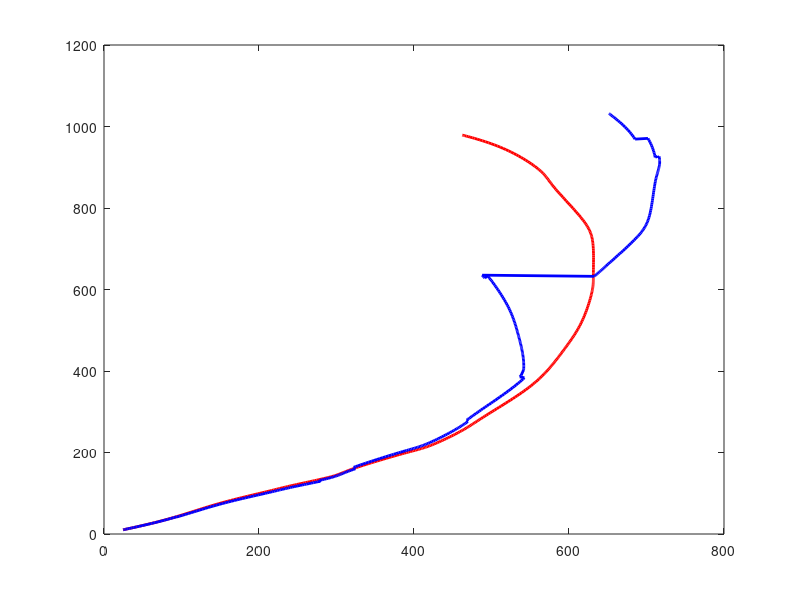

The MATLAB script that drew this image: (Note: this script raises an error after producing the figure.)
% A script to display the results of the last execution of MagnetLoc.
% MagnetLoc stores its results in 'log.txt' and the meaningful input data
% in inputLog.mat (among which robot parameters and noise variances).
% Graphs displayed:
% Figure 1: 
%   - The path calculated by odometry only (red).
%   - The path estimated by the Kalman filter (blue).
%   - The real path (green).
%   - The locations of the magnets which have been detected (black dots).
%   - The estimated locations of the detected line in absolute frame
%       using the measurement (that's variable oMeasMagnet in the program).
% Figure 2: 
%   - Speed and rotation speed, as estimated using the encoders.
% Figure 3: 
%   - Estimated error standard deviations (extracted directly from
%       the diagonal of P, hence in absolute frame.
% Figure 4: 
%   - Estimated error standard deviations in robot frame.
% Figure 5: 
%   - Mahalanobis distances calculated with the line closest to 
%       the measurement point (candidate line) in blue.
%   - Mahalanobis distances calculated with the four nearest neighbor 
%       lines of candidate line (2 with the same orientatin and 2 with a different orientation )in red.
%   - Mahalanobis distance threshold used in the program (black line).
% Figure 6: 
%   - Estimated x, y, theta as functions of time.
% Figure 7:
%   - Number of sensor on a line at each time instant.
% Figure 8:
%   - Raw sensor measurements as a function of the curvilinear abscissa
%       (distance traveled by point M). The vertical axis represents the
%       state of each sensor. A vertical line indicates a closed 
%       sensor (a sensor which detects a line).
%   - You may comment out this graph when you don't need it anymore 
%       (when you're done estimating the measurement noise).


% Load the inputs to the problem (robot charateristics + tuning +
% speed and rotation speed + measurements. They have been saved by
% MagnetLoc in inputLog.mat.

if ~exist('inputLog.mat','file')
    disp('File inputLog.mat not found. Did you run MagnetLoc first?');
    return
end
if ~exist('log.txt','file')
    disp('File log.txt not found. Did you run MagnetLoc first?');
    return
end

load inputLog ...
     nbSensors samplingPeriod xSpacing ySpacing  ...
     sensorState Qgamma mahaThreshold

 
% Load the results calculated by MagnetLoc, logged in log.txt.
fid = fopen('log.txt','r');
firstline = fgetl(fid) ;
numvars = numel(strread(firstline,'%s')); % #ok<DSTRRD>
fgetl(fid); %<-- Skip the second line
data = textscan(fid,repmat('%f',1,numvars)); % #ok<NASGU>
% The "unused variable" warning has been suppressed: variable "data" is
% used in the "eval" instruction, but code analyzer does not see it.

% Next instruction sets all variables whose name are on the first line
% of the file, here calcPhase, t, x, y, theta, P11...P33, U1, U2, Y1, Y2.
eval(['[' strrep(firstline,' ',',') '] = deal(data{:});']) ;
fclose(fid);

% Prepare vectors and matrices
nbRes = length(t) ;
nbPeriods = sum(calcPhase==1) ;
U    = zeros(2,nbPeriods) ;
Xodo = zeros(3,nbPeriods+1) ;

% Reconstruct the inputs. Suppress lines that are non prediction, since 
% their values have been set to zero conventionally in the logs.
% Keeping those would be impractical when displaying velocities.
U(1,:) = U1(find(calcPhase==1)) ;
U(2,:) = U2(find(calcPhase==1)) ;
tOdo = t(find(calcPhase==1));

% Calculate the measured positions of the magnets in the absolute frame
% and the magnets closest to these measured positions for display. 
% Do this only when calcPhase = 2 (measurement).
nbMeasurementPhases = sum(calcPhase==2) ;
estLinePos   = zeros(2,nbMeasurementPhases) ;
exactLinePos = zeros(2,nbMeasurementPhases) ;
j = 0 ;
for i = 1 : nbRes 
    if calcPhase(i) == 2
        j = j+1 ;
        oTm = [ cos(theta(i)) , -sin(theta(i)) , x(i) ;
                sin(theta(i)) ,  cos(theta(i)) , y(i) ;
                      0       ,        0       ,  1   ] ;
        oEstimatedMagnet = oTm * [ y1(i) ; y2(i) ; 1 ] ;
        
        oEstimatedSensorNormalized=oEstimatedMagnet./[xSpacing;ySpacing;1];
        oEstimatedSensorNormalized=mod(oEstimatedSensorNormalized,[1,1,1]);
        if oEstimatedSensorNormalized(1)>0.5
            oEstimatedSensorNormalized(1)=1-oEstimatedSensorNormalized(1);
        end
        if oEstimatedSensorNormalized(2) >0.5
            oEstimatedSensorNormalized(2)=1-oEstimatedSensorNormalized(2);
        end
            
         if oEstimatedSensorNormalized(1)<oEstimatedSensorNormalized(2) %une verticale est plus proche qu'une horizontale 
            oExactMagnetPos  = round( oEstimatedMagnet ./ [xSpacing ; 1 ; 1] ) .* [xSpacing ; 1 ; 1] ;
         else 
            oExactMagnetPos  = round( oEstimatedMagnet ./ [1 ; ySpacing ; 1] ) .* [1 ; ySpacing ; 1] ;
         end
         
            
        estLinePos(:,j)   = oEstimatedMagnet(1:2) ;
        exactLinePos(:,j) = oExactMagnetPos(1:2)  ;
    end
end

% Compute odometry only estimated path
Xodo(:,1) = [x(1) ; y(1) ; theta(1)] ;
for i = 1 : nbPeriods
    Xodo(:,i+1) = Xodo(:,i) + ...
        [ U(1,i)*cos(Xodo(3,i)) ;
          U(1,i)*sin(Xodo(3,i)) ;
          U(2,i) ] ;
end
travDistance = zeros(1,nbPeriods) ;
for i = 2 : nbPeriods
    travDistance(i) = travDistance(i-1) + U(1,i) ;
end

% Plot robot path, Kalman fiter estimation and odometry only estimation

figure; 
plot( Xodo(1,:), Xodo(2,:) , 'r' , 'LineWidth', 2 ) ;
hold on ;
plot( x,y , 'b' , 'LineWidth', 2 ) ;
hold on ;
plot( xreal,yreal , 'k' , 'LineWidth', 1 ) ;
zoom on ; grid on; axis('equal');
title('Real path (black), estimated path EKF (blue) and odometry (red)');
xlabel('x (mm)');
ylabel('y (mm)');

% On top of the path, indicate estimated and real magnet positions.

hold on;
plot( estLinePos(1,:), estLinePos(2,:) , 'gx' ) ;
hold on;
plot( exactLinePos(1,:), exactLinePos(2,:) , 'kx' ) ;
hold on
for i = 1 : length(exactLinePos(1,:))
    if mod(exactLinePos(1,i),xSpacing)==0
        plot( ones(1,1000)*exactLinePos(1,i),linspace(0,1000,1000) , 'k--' , 'LineWidth', 0.3 );
    else
        plot(linspace(0,1000,1000),ones(1,1000)*exactLinePos(2,i) , 'k--' , 'LineWidth', 0.3 );
    end
end

% Plot odometry-estimated speed and rotation speed

figure; 
subplot(2,1,1);
plot( tOdo,U(1,:)/samplingPeriod , 'LineWidth',2 );
xlabel('t (s)');
ylabel('v (mm/s)');
title('Odometry-estimated speed');
zoom on ; grid on;
subplot(2,1,2);
plot( tOdo,U(2,:)*180/pi/samplingPeriod , 'LineWidth',2 );
xlabel('t (s)')
ylabel('w (deg/s)' , 'LineWidth',2 );
title('Odometry-estimated rotation speed');
zoom on ; grid on;


% Plot estimated variances in absolute reference frame

sigx     = sqrt(P11) ;
sigy     = sqrt(P22) ;
sigtheta = sqrt(P33) ;
tRes = t( find(calcPhase==3) ) ;
figure;
subplot(3,1,1);
maximum = max(sigx) ;
for k=1:numel(tRes) 
    line([tRes(k) tRes(k)],[0 maximum],'Color','g','LineStyle',':' ,...
       'LineWidth',2 );      
end
hold on ;
plot( t,sigx , 'LineWidth',2 );
xlabel('t (s)') ;
ylabel('sigma_x (mm)') ;
title('Estimated standard deviations in absolute ref. frame');
title('Est. std dev. in abs. ref. frame');
zoom on ; grid on;
set(gca,'FontSize',14)
subplot(3,1,2);
maximum = max(sigy) ;
for k=1:numel(tRes) 
   line([tRes(k) tRes(k)],[0 maximum],'Color','g','LineStyle',':' , ...
       'LineWidth',2 );      
end
hold on ;
plot( t,sigy , 'LineWidth',2 );
xlabel('t (s)') ;
ylabel('sigma_y (mm)');
zoom on ; grid on;
subplot(3,1,3);
maximum = max(sigtheta*180/pi) ;
for k=1:numel(tRes) 
   line([tRes(k) tRes(k)],[0 maximum],'Color','g','LineStyle',':' ,...
       'LineWidth',2 );      
end
hold on ;
plot( t,sigtheta*180/pi , 'LineWidth',2 );
xlabel('t (s)') ;
ylabel('sigma_{theta} (deg.)');
zoom on ; grid on;

% Calculate covariance matrix in frame Rm
msigx     = zeros(1,length(t)) ;
msigy     = zeros(1,length(t)) ;
msigtheta = zeros(1,length(t)) ;
for i = 1 : length(t)
    m_Omega_o = [  cos(theta(i))  , -sin(theta(i))  ,  0  ; %changement de signe des sin 
                   sin(theta(i))  ,  cos(theta(i))  ,  0  ;
                        0         ,       0         ,  1  ] ;
    oP = [ P11(i)  ,  P12(i)  ,  P13(i)  ;
           P12(i)  ,  P22(i)  ,  P23(i)  ;
           P13(i)  ,  P23(i)  ,  P33(i)  ] ;
    mP = m_Omega_o * oP * m_Omega_o.' ;
    msigx(i)     = sqrt( mP(1,1) )   ;
    msigy(i)     = sqrt( mP(2,2) )   ;
    msigtheta(i) = sqrt( mP(3,3) )   ;
end

% Plot variances in robot frame.

figure;
subplot(3,1,1);
maximum = max(msigx) ;
for k=1:numel(tRes) 
   line([tRes(k) tRes(k)],[0 maximum],'Color','g','LineStyle',':' ,...
       'LineWidth',2 );      
end
hold on ;
plot( t,msigx , 'LineWidth',2 );
xlabel('t (s)') ;
ylabel('sigma_x (mm)');
title('Estimated standard deviations in robot frame');
zoom on ; grid on;
subplot(3,1,2);
maximum = max(msigy) ;
for k=1:numel(tRes) 
   line([tRes(k) tRes(k)],[0 maximum],'Color','g','LineStyle',':' , ...
       'LineWidth',2 );      
end
hold on ;
plot( t,msigy , 'LineWidth',2 );
xlabel('t (s)') ;
ylabel('sigma_y (mm)');
zoom on ; grid on;
subplot(3,1,3);
maximum = max(msigtheta*180/pi) ;
for k=1:numel(tRes) 
   line([tRes(k) tRes(k)],[0 maximum],'Color','g','LineStyle',':' ,...
       'LineWidth',2 );      
end
hold on ;
plot( t,msigtheta*180/pi , 'LineWidth',2 );
xlabel('t (s)') ;
ylabel('sigma_{theta} (deg.)');
zoom on ; grid on;

% Calculate Mahalanobis distances, including for lines that are the 
% closest neighbors of the line closest to measurement point.   

tLineDetection = zeros(1,sum(calcPhase==2)) ;
dMahaAll = zeros(5,sum(calcPhase==2)) ;
j = 0 ;
for i = 1 : length(t) 
    
    if calcPhase(i) ~= 2 
        continue ;  % Not a measurement phase
    end
     
    j = j+1 ;
    tLineDetection(j) = t(i) ;
    
    % Calculate homogeneous transform of the robot with respect to the world frame
    oTm = [ cos(theta(i)) , -sin(theta(i)) , x(i)  ;
            sin(theta(i)) ,  cos(theta(i)) , y(i)  ;
                  0       ,        0       ,  1    ] ;
    
    % Measurement vector in homogeneous coordinates for calculations.  The
    % measurement vector hould be a scalar
    mMeasSensor = [ y1(i) ; y2(i) ; 1 ] ;
    
    % Corresponding position in absolute frame
    oMeasSensor = oTm * mMeasSensor ;
    
    % Which actual line is closest to the estimated position?
    oMeasSensorNormalized=oMeasSensor./[xSpacing;ySpacing;1];
    oMeasSensorNormalized=mod(oMeasSensorNormalized,[1,1,1]);
    if oMeasSensorNormalized(1)>0.5
        oMeasSensorNormalized(1)=1-oMeasSensorNormalized(1);
    end
    if oMeasSensorNormalized(2) >0.5
        oMeasSensorNormalized(2)=1-oMeasSensorNormalized(2);
    end

     if oMeasSensorNormalized(1)<oMeasSensorNormalized(2) %une verticale est plus proche qu'une horizontale 
        oRealSensor  = round( oMeasSensor ./ [xSpacing ; 1 ; 1] ) .* [xSpacing ; 1 ; 1] ;
            
        % The position of the real magnet in robot frame
        mRealMagnet = oTm \ oRealSensor ; % That's inv(oTm)*oRealMagnet
        
        %Measuerment vector
        Y=mMeasSensor(1:2); %we need both coordinates because even if candidate line is vertical, neighbor line could be vertical or horizontal
        % The expected measurement are the two coordinates of the real
        % magnet in the robot frame.
        Yhat = mRealSensor(1) ;
        C = [ 1 0 -mMeasSensor(1)*sin(theta(i))-mMeasSensor(2)*cos(theta(i))];

        innov = Y(1) - Yhat ;
        P = [ P11(i)  ,  P12(i)  ,  P13(i)  ;
              P12(i)  ,  P22(i)  ,  P23(i)  ;
              P13(i)  ,  P23(i)  ,  P33(i)  ] ;
        dMaha = abs(innov) * sqrt( 1 / ( C*P*C.' + QgammaX) ); 

        dMahaAll(1,j)       = dMaha            ;
        estLinePos(:,j)   = oMeasSensor(1:2) ;
        exactLinePos(:,j) = oRealSensor(1:2) ;

        % Offset vectors to generate the neighbors, in homogeneous coordinates.

        deltas = [ xSpacing  -xSpacing      0           0       ;
                      0          0       ceil(y(i)/ySpacing)*ySpacing-y(i)   -floor(y(i)/ySpacing)*ySpacing+y(i)   ;
                      0          0          0           0       ] ;

        for neighborIndex = 1 : 4
            oPneighbor = oRealSensor + deltas(:,neighborIndex) ;

            % The position of the line in robot frame is the expected measurement
            if neighborIndex<=2 % vertical neighbors
                YhatNeighbor = oTm \ oPneighbor ; % That's inv(oTm)*oPneighbor
                CNeighbor = [ 1 0 -mMeasSensor(1)*sin(theta(i))-mMeasSensor(2)*cos(theta(i))];
                innovNeighbor = Y(1) - YhatNeighbor(1) ;    % Not in homogeneous coordinates.
                dMahaNeighbor = abs(innovNeighbor) * sqrt( 1 / ( CNeighbor*P*CNeighbor.' + QgammaX) ) ;
                dMahaAll(neighborIndex+1,j) = dMahaNeighbor ;
                
            else %horizontal neighbors
                YhatNeighbor = oTm \ oPneighbor ; % That's inv(oTm)*oPneighbor
                CNeighbor = [ 0 1 mMeasSensor(1)*cos(theta(i))-mMeasSensor(2)*sin(theta(i))];
                innovNeighbor = Y(2) - YhatNeighbor(2) ;    % Not in homogeneous coordinates.
                dMahaNeighbor = abs(innovNeighbor) * sqrt( 1 / ( CNeighbor*P*CNeighbor.' + QgammaY) ) ;
                dMahaAll(neighborIndex+1,j) = dMahaNeighbor ;
            end
        end
        
     else %closest is horizontal
        oRealSensor  = round( oMeasSensor ./ [ySpacing ; 1 ; 1] ) .* [ySpacing ; 1 ; 1] ;
            
        % The position of the real magnet in robot frame
        mRealMagnet = oTm \ oRealSensor ; % That's inv(oTm)*oRealMagnet
        
        %Measuerment vector
        Y=mMeasSensor(1:2); %we need both coordinates because even if candidate line is vertical, neighbor line could be vertical or horizontal
        % The expected measurement are the two coordinates of the real
        % magnet in the robot frame.
        Yhat = mRealSensor(2) ;
        C = [ 0 1 mMeasSensor(1)*cos(theta(i))-mMeasSensor(2)*sin(theta(i))];

        innov = Y(2) - Yhat ;
        P = [ P11(i)  ,  P12(i)  ,  P13(i)  ;
              P12(i)  ,  P22(i)  ,  P23(i)  ;
              P13(i)  ,  P23(i)  ,  P33(i)  ] ;
        dMaha = abs(innov) * sqrt( 1 / ( C*P*C.' + QgammaY) ) ;

        dMahaAll(1,j)       = dMaha            ;
        estLinePos(:,j)   = oMeasSensor(1:2) ;
        exactLinePos(:,j) = oRealSensor(1:2) ;

        % Offset vectors to generate the neighbors, in homogeneous coordinates.

        deltas = [ ceil(x(i)/xSpacing)*xSpacing-x(i)  -floor(x(i)/xSpacing)*xSpacing+x(i)      0           0       ;
                      0          0       ySpacing   -ySpacing   ;
                      0          0          0           0       ] ;

        for neighborIndex = 1 : 4
            oPneighbor = oRealSensor + deltas(:,neighborIndex) ;

            % The position of the line in robot frame is the expected measurement
            if neighborIndex<=2 % vertical neighbors
                YhatNeighbor = oTm \ oPneighbor ; % That's inv(oTm)*oPneighbor
                CNeighbor = [ 1 0 -mMeasSensor(1)*sin(theta(i))-mMeasSensor(2)*cos(theta(i))];
                innovNeighbor = Y(1) - YhatNeighbor(1) ;    % Not in homogeneous coordinates.
                dMahaNeighbor = abs(innovNeighbor) * sqrt( 1 / ( CNeighbor*P*CNeighbor.' + QgammaX) ) ;
                dMahaAll(neighborIndex+1,j) = dMahaNeighbor ;
                
            else %horizontal neighbors
                YhatNeighbor = oTm \ oPneighbor ; % That's inv(oTm)*oPneighbor
                CNeighbor = [ 0 1 mMeasSensor(1)*cos(theta(i))-mMeasSensor(2)*sin(theta(i))];
                innovNeighbor = Y(2) - YhatNeighbor(2) ;    % Not in homogeneous coordinates.
                dMahaNeighbor = abs(innovNeighbor) * sqrt( 1 / ( CNeighbor*P*CNeighbor.' + QgammaY) ) ;
                dMahaAll(neighborIndex+1,j) = dMahaNeighbor ;
            end     
        end
     end
    
end

% Plot Mahalanobis distances. Blue dots are for closest magnet,
% red dots are for neighbor magnets.

figure; 
plot( tLineDetection , dMahaAll(1,:) , 'bo' , 'LineWidth',2 ) ;
for k = 2:5
    hold on; 
    plot( tLineDetection , dMahaAll(k,:) , 'ro' , 'LineWidth',2 ) ;
end
hold on;
plot( tLineDetection , mahaThreshold*ones(1,size(dMahaAll,2)) , 'k' ,...
    'LineWidth',2 ) ; 
xlabel('t (s)');
ylabel('Mahalanobis distance (no dimension).');
title({'Mahalanobis distances:','closest magnet (blue) and neighbors (red)'});
zoom on; grid on; 

% Plot x, y and theta as functions of time

figure; 

subplot(3,1,1);
plot( t,x , 'LineWidth',2 );
xlabel('t (s)')
ylabel('x (mm)');
title('Position and heading as functions of time.');
zoom on ; grid on;

subplot(3,1,2);
plot( t,y , 'LineWidth',2 );
xlabel('t (s)')
ylabel('y (mm)');
zoom on ; grid on;

subplot(3,1,3);
plot( t,theta*180/pi , 'LineWidth',2 );
xlabel('t (s)')
ylabel('theta (deg.)');
zoom on ; grid on;

% Determine the number of measurements (i.e. the number of sensor on a line)
% at each step.

for time=1:length(treal)
    Mesures=0;
    for sensor = 1:nbSensors
        Mesures=Mesures+sensorState(time,sensor);
    end
    nbMeas(time)=Mesures;
end

% Plot number of measurements at each time step.

figure; 
plot(treal,nbMeas,'o' , 'LineWidth', 2 ) ;
xlabel('time (s)');
%yticks([0 1 2]);
title('Number of lines detected at each step.');
zoom on; grid on;


% Plot raw sensor measurements
rawMeas = zeros( nbSensors , nbPeriods ) ;
for k = 1 : nbPeriods
    rawMeas( : , k ) = sensorState(k,:) ;
end
figure; 
for n = 1 : nbSensors
    for k = 1 : nbPeriods
        if rawMeas(n,k) == 1
            hold on ;
            line([travDistance(k) travDistance(k)],[n-0.5 n+0.5],'Color','b','LineStyle','-' , 'LineWidth', 2 );
        end
    end
end
set(gca,'YLim',[0 nbSensors+1]) ;
xlabel('Travelled distance of point M (mm)');
ylabel('Sensor number') ;
title('State of sensors (blue = line dectected)') ;
zoom on; grid on;

% Calculate and display odometry error.

fprintf('\nTotal travelled distance: %d mm\n',round(sum(abs(U1))));
fprintf('Final odometry error: %3.1f %%\n\n', ...
    (norm([xreal(size(xreal,1));yreal(size(yreal,1))]-Xodo(1:2,size(Xodo,2))) / sum(abs(U1)) )*100 );

% Calculate and display KF error.

fprintf('\nTotal travelled distance: %d mm\n',round(sum(abs(U1))));
fprintf('Final KF error: %3.1f %%\n\n', ...
    (norm([xreal(size(xreal,1));yreal(size(yreal,1))]-X(1:2,size(X,2))) / sum(abs(U1)) )*100 );

% Calculate percentage of rejected closest lines:

fprintf('Lines rejected: %3.1f %%\n', ...
    100*numel(find(dMahaAll(1,:) > mahaThreshold ))/numel(dMahaAll(1,:)));

fprintf('Neighbor lines under threshold: %3.1f %%\n\n', ...
    100*numel(find(dMahaAll(2:5,:) <= mahaThreshold ))/numel(dMahaAll(2:5,:))) ;
